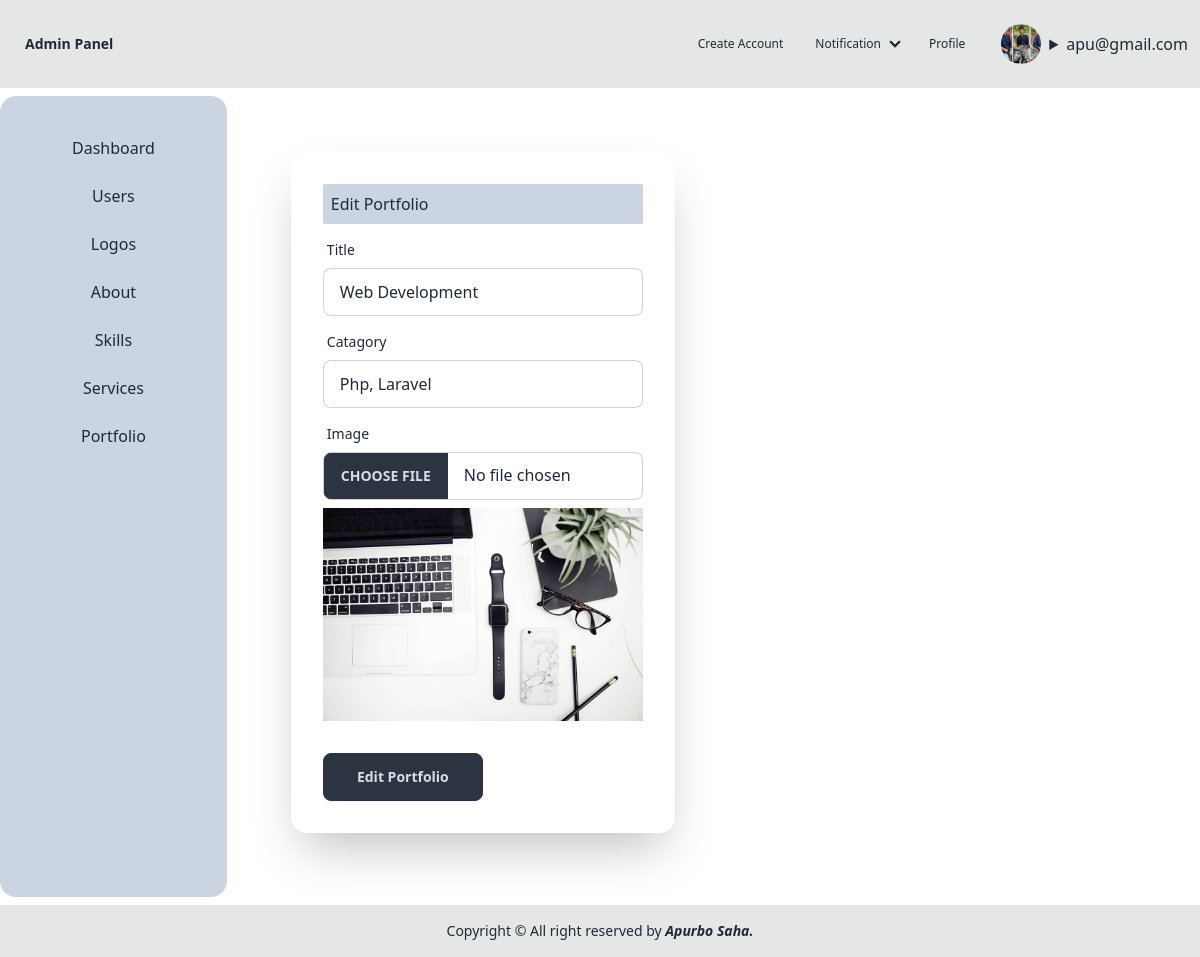
The page /port_edit.php?id=12 (signed in) on the database its author committed.
### tables this page shows
CREATE TABLE `users` (
  `Id` int(11) NOT NULL,
  `Email` varchar(100) NOT NULL,
  `Password` varchar(100) NOT NULL,
  `Country` varchar(100) NOT NULL,
  `Gender` varchar(100) NOT NULL,
  `Photo` varchar(100) DEFAULT NULL,
  `Role` int(100) DEFAULT NULL
);

CREATE TABLE `portfolios` (
  `Id` int(100) NOT NULL,
  `Title` varchar(100) NOT NULL,
  `Catagory` varchar(100) NOT NULL,
  `Image` varchar(100) NOT NULL,
  `Status` int(100) NOT NULL DEFAULT 0
);

### port_edit.php (the view, shortened to what this page needs)
<?php
require 'db.php';
require 'header.php';
$id = $_GET['id'];
$select = "SELECT * FROM portfolios WHERE id= $id ";
$select_res = mysqli_query($db_connection, $select);
$after_assoc = mysqli_fetch_assoc($select_res);
?>
<!DOCTYPE html>
<html lang="en">
<head>
    <link href="https://cdn.jsdelivr.net/npm/daisyui@4.12.10/dist/full.min.css" rel="stylesheet" type="text/css" />
    <script src="https://cdn.tailwindcss.com"></script>
</head>
<body>
<div class="flex">
        <div class="flex flex-col card card-body bg-slate-300 mt-2 ">
            <div class="mx-8">
                <a href="dashboard.php" class="flex justify-center items-center p-2 link link-hover">Dashboard</a>
            </div>
            <div class="mx-8">
                <a href="users_list.php" class="flex justify-center items-center p-2 link link-hover">Users</a>
            </div>
            <div class="mx-8">
                <a href="logo.php" class="flex justify-center items-center p-2 link link-hover">Logos</a>
            </div>
            <div class="mx-8">
                <a href="about.php" class="flex justify-center items-center p-2 link link-hover">About</a>
            </div>
            <div class="mx-8">
                <a href="skill.php" class="flex justify-center items-center p-2 link link-hover">Skills</a>
            </div>
            <div class="mx-8">
                <a href="service.php" class="flex justify-center items-center p-2 link link-hover">Services</a>
            </div>
            <div class="mx-8">
                <a href="portfolio.php" class="flex justify-center items-center p-2 link link-hover">Portfolio</a>
            </div>
        </div>
        <div class="card card-body w-full">
            <div class="card-body ">
            <div class="card bg-base-100 w-full max-w-sm shrink-0 shadow-2xl">
                    <form class="card-body" action="port_update.php" method="post" enctype="multipart/form-data">
                        <h1 class="bg-slate-300 rounded-sm p-2">Edit Portfolio</h1>
                        <div class="form-control">
                            <label class="label">
                                <span class="label-text">Title</span>
                            </label>
                            <input type="text" name="title" placeholder="Title" class="input input-bordered" value="<?= $after_assoc['Title'] ?>" />
                        </div>
                        <div class="form-control">
                            <label class="label">
                                <span class="label-text">Catagory</span>
                            </label>
                            <input type="text" name="catagory" placeholder="Catagory" class="input input-bordered" value="<?= $after_assoc['Catagory'] ?>" />
                        </div>
                        <div class="form-control">
                            <label class="label">
                                <span class="label-text">Image</span>
                            </label>
                            <input type="file" name="image" class="file-input file-input-bordered w-full max-w-xs" onchange="document.getElementById('blah').src = window.URL.createObjectURL(this.files[0])" />
                        </div>
                        <div>
                            <img src="uploads/<?= $after_assoc['Image'] ?>" id="blah" alt="">
                        </div>
                        <div class="form-control mt-6">
                            <button class="btn btn-neutral w-40">Edit Portfolio</button>
                        </div>
                    </form>
                </div>
            </div>
            </div>
    </div>
</body>
</html>
<?php require 'footer.php' ?>

### header.php (shortened to what this page needs)
<?php
require 'db.php';
$logged_id = $_SESSION['logged_id'];
$select_logged_user = "SELECT * FROM users WHERE Id = $logged_id";
$select_logged_user_res = mysqli_query($db_connection, $select_logged_user);
$after_assoc_logged = mysqli_fetch_assoc($select_logged_user_res);
?>
<!DOCTYPE html>
<html lang="en">
<head>
</head>
<body>
    <div class="navbar bg-base-300">
        <div class="flex-1">
            <a class="btn btn-ghost text-xl">Admin Panel</a>
        </div>
        <div class="flex-none">
            <ul class="menu menu-horizontal px-1">
                <li> <a href="register.php" class="float-right label-text-alt link link-hover ">Create Account</a></li>
                <li>
                    <details class="dropdown">
                        <summary class=""><a href="" class="label-text-alt link link-hover">Notification</a></summary>
                    </details>
                </li>
                <li><a class="label-text-alt link link-hover" href="profile.php">Profile</a></li>
            </ul>
        </div>
        <label class="label px-6">
            <?php
            if ($after_assoc_logged['Photo'] == null) { ?>
                <div class="avatar">
                    <div class="w-10 m-2 rounded-full">
                        <img src="" />
                    </div>
                </div>
            <?php } else { ?>
                <div class="avatar">
                    <div class="w-10 m-2 rounded-full">
                        <img src="/RegisterPage/uploads/<?= $after_assoc_logged['Photo'] ?>" />
                    </div>
                </div>
            <?php } ?>
            <details>
                <summary><?= $after_assoc_logged['Email'] ?></summary>
            </details>
        </label>
    </div>
</body>
</html>

### rows shown on the page
users: Photo (picture), Email "apu@gmail.com"
portfolios: title "Web Development", catagory "Php, Laravel", Image (picture)
